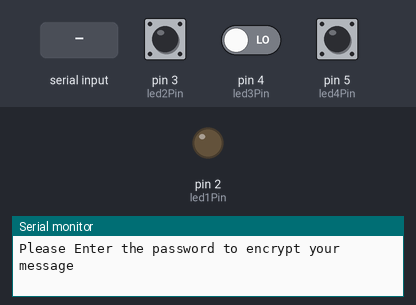
The sketch below on a simulated Arduino Uno, built with avr-gcc and run on an emulated ATmega328P. On the bench: output pins drawn as LEDs (lit = HIGH), the last lines printed to the serial monitor. The inputs (shaded band) are chosen by the test bench; at power-on: pin 3 (led2Pin) HIGH, pin 4 (led3Pin) LOW, pin 5 (led4Pin) HIGH.

Above: at 1.2 s.
1.3 s: "90,45\n" received over Serial
At 2.3 s:
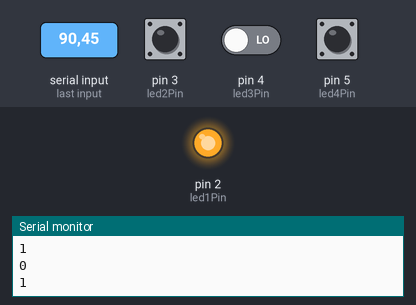
Timing chart, 0 to 4.3 s (numbered marks = the images above; inputs shaded):
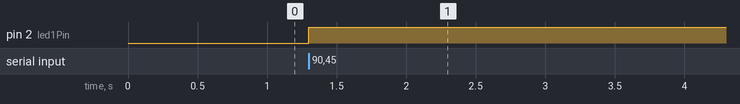

The sketch:

finaltrans.ino
```cpp
int sensePin = 1;
int led1Pin = 2;
int led2Pin = 3;
int led3Pin = 4;
int led4Pin = 5;


int password = 0;
void setup() {
  Serial.begin(9600);
  pinMode(led1Pin, OUTPUT);
  //pinMode(led2Pin, OUTPUT);
  //pinMode(led3Pin, OUTPUT);
  //pinMode(led4Pin, OUTPUT);
}

void loop() {
  //int val = analogRead(sensePin);
  int val = 800;
  if (val <= 19)
  {
    val = 0;
  }
  if ((val > 19) && (val <= 67))
  {
    val = 1;
  }
  if ((val > 67) && (val <= 115))
  {
    val = 2;
  }
  if ((val > 115) && (val <= 187))
  {
    val = 3;
  }
  if ((val > 187) && (val <= 260))
  {
    val = 4;
  }
  if ((val > 260) && (val <= 309))
  {
    val = 5;
  }
  if ((val > 309) && (val <= 360))
  {
    val = 6;
  }
  if ((val > 360) && (val <= 500))
  {
    val = 7;
  }
  if ((val > 500) && (val <= 637))
  {
    val = 8;
  }
  if ((val > 637) && (val <= 686))
  {
    val = 9;
  }
  if ((val > 686) && (val <= 735))
  {
    val = 10;
  }
  if ((val > 735) && (val <= 807))
  {
    val = 11;
  }
  if ((val > 807) && (val <= 880))
  {
    val = 12;
  }
  if ((val > 880) && (val <= 930))
  {
    val = 13;
  }
  if ((val > 930) && (val <= 980))
  {
    val = 14;
  }
  if (val > 980)
  {
    val = 15;
  }
  int quot = val, rem = 0;
  boolean mes[] = {false, false, false, false};
  boolean temp[] = {false, false, false, false};
  for (int i = 0; i < 4; i++)
  {
    if ( quot )
    {
      rem = quot % 2;
      quot = quot / 2;
      if (rem)
      {
        mes[i] = true;
        temp[i] = true;
      }
    }

  }

  if (!password)
  {
    Serial.println ("Please Enter the password to encrypt your message");
    while (Serial.available() == 0);
    password = Serial.read() - '0';
    if (password < 4) Serial.println ("correct Password,your message will be encrypted");
    else Serial.println ("incorrect Password,there will be no encryption");
  }

  if (password < 4)
  {
    for (int i = 0; i < 4; i++)
    {
      mes[((i + password) % 4)] = temp[i];
    }
  }

  for (int i = 0; i < 4; i++)
    {
      digitalWrite(i+2, mes[i]);
    }
  Serial.println(digitalRead(2));
  Serial.println(digitalRead(3));
  Serial.println(digitalRead(4));
  Serial.println(digitalRead(5));
  /*digitalWrite(led1Pin, mes[0]);
    digitalWrite(led2Pin, mes[1]);
    digitalWrite(led3Pin, mes[2]);
    digitalWrite(led4Pin, mes[3]);
    digitalWrite(led5Pin, mes[4]);
    digitalWrite(led6Pin, mes[5]);
    digitalWrite(led7Pin, mes[6]);
    digitalWrite(led8Pin, mes[7]);*/
delay(1000);
}
```

Measured:
- after the input at 1.3 s, pin 2 (led1Pin): LOW → HIGH at once
